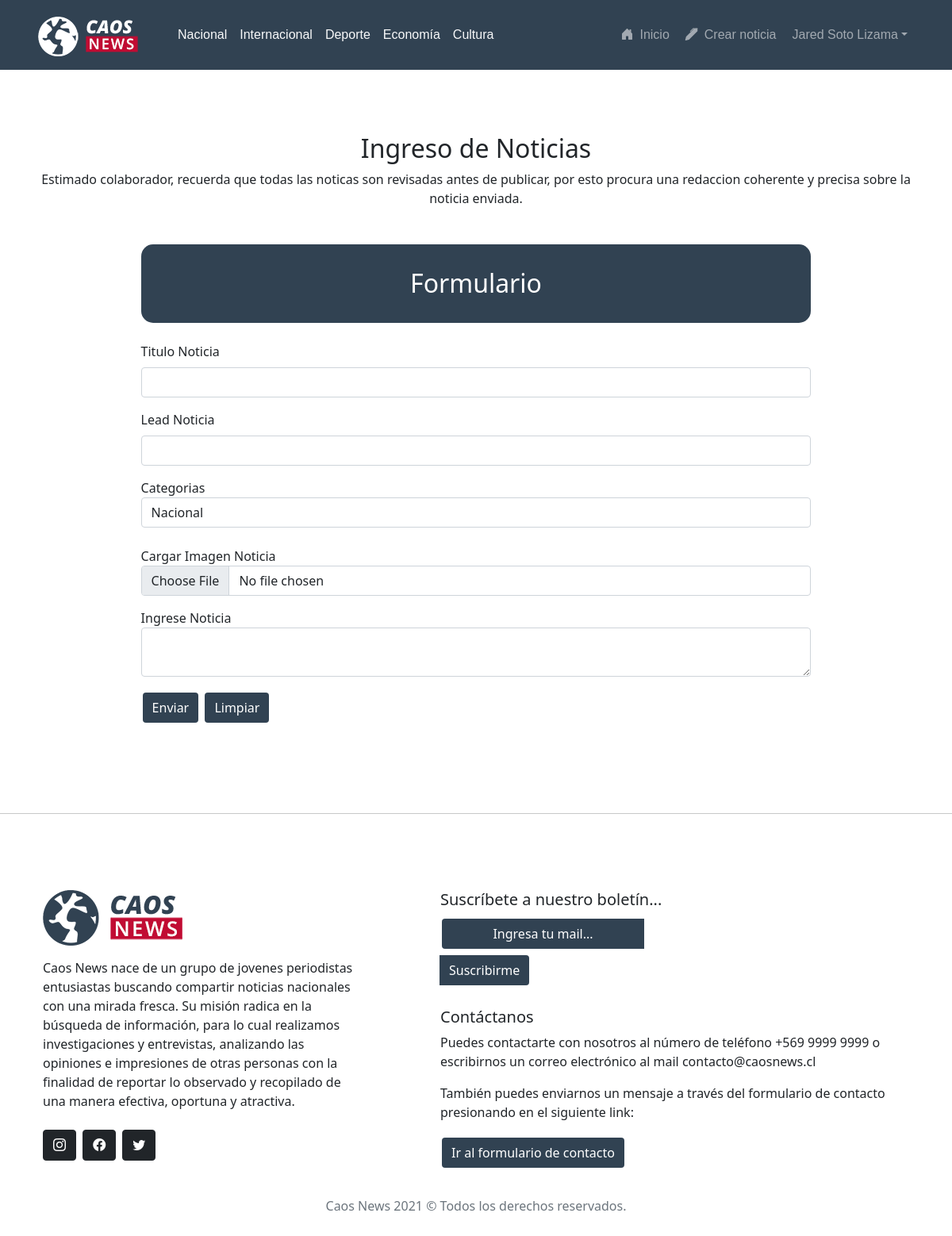
The page /formularionoticia/ (signed in) on the database its author committed.
### webCaosNews/models.py (models this page shows, shortened)
class Categoria(models.Model):
    id = models.CharField(primary_key=True, max_length=200)
    nombre = models.CharField(max_length=120)

### webCaosNews/views.py (the view, shortened to what this page needs)
# urls.py: path('formularionoticia/', views.formularioNoticia, name='formularioNoticia'),
@login_required(login_url='/login/')
def formularioNoticia(request):
    categorias = Categoria.objects.all()
    datos = {"cat":categorias}
    return render(request, "formularioNoticia.html", datos)

### webCaosNews/templates/formularioNoticia.html (shortened to what this page needs)
{% extends "base.html" %}
{% load static %}
{% block contenido %}
<div class="container mt-5 mb-5">
<br>
<section class="text-center mt-5" id="Bienvenida">
  <h2 class="mt-5">Ingreso de Noticias</h2>
  <p>Estimado colaborador, recuerda que todas las noticas son revisadas
      antes de publicar, por esto procura una redaccion coherente y precisa sobre la noticia enviada.</p>
</section>
<section id="formulario">
  <form class="form-registro" id="formu" action="{% url 'formularioNoticia' %}" enctype="multipart/form-data" method="post" onsubmit="return Formulario()">
    <h2 class="form-titulo">Formulario</h2>
    <div class="contenedor-input pt-3">
        <form>
              <div class="mb-3">
              <label for="Titulo" class="form-label">Titulo Noticia</label>
              <input type="text" name="txtTitulo" required minlength="20" pattern="{20,150}" class="form-control" aria-describedby="titulo" title="solo letras entre 3 a 45 caracteres" required>
            </div>
            <div class="mb-3">
              <label for="Subtitulo" class="form-label">Lead Noticia</label>
              <input type="text" name="txtLead" required minlength="20" pattern="{20,150}" class="form-control" id="sub" required>
            </div>
              <div class="mb-3">
                    <label for="Categorias">Categorias</label>
                    <select class="form-control" id="Cat" name="selCategoria" required>
                        {% for reg in cat %}
                        <option>{{reg.nombre}}</option>
                        {% endfor %}
                    </select>
              </div>
                <div class="mb-3 pt-2">
                    <label class="input" for="cimagen">Cargar Imagen Noticia</label>
                    <input type="file" class="form-control" id="cimagen" name="inputImagen">
                  </div>
            <div class="mb-3 mt-1">
                <span class="text">Ingrese Noticia</span>
                <textarea class="form-control" name="txtCuerpo" aria-label="CuerpoNoti" required minlength="1000" maxlength="3000" required></textarea>
              </div>
            <input class="btn-celeste" type="submit" value="Enviar">
            <input class="btn-celeste" type="reset" value="Limpiar">
            </div>
          </form>
    </div>
{% endblock contenido %}

### webCaosNews/templates/base.html (shortened to what this page needs)
{% load static %}
<!doctype html>
<html lang="es">
<head>
    <link rel="stylesheet" href="{% static 'css/estilos.css' %}">
    <link href="https://cdn.jsdelivr.net/npm/bootstrap@5.0.0-beta3/dist/css/bootstrap.min.css" rel="stylesheet">
    <link rel="stylesheet" href="https://cdn.jsdelivr.net/npm/bootstrap-icons@1.4.1/font/bootstrap-icons.css">
    <link rel="stylesheet" href="https://cdnjs.cloudflare.com/ajax/libs/toastr.js/latest/toastr.min.css">
</head>
<body>
    <nav class="navbar navbar-expand-lg fixed-top navbar-dark bg-celeste">
        <a class="navbar-brand ms-5 mt-2" href="{% url 'index' %}">
            <img src="{% static 'img/logoSmall.png' %}" class="d-inline-block mb-1" alt="">
        </a>
        <div class="collapse navbar-collapse" id="navbarCollapse">
            <ul class="nav me-auto ms-4 nav-expand-lg nav-dark bg-celeste">
                {% for reg in cat %}
                <li class="nav-item"><a href="{% url 'index' %}filtrocategoriaid/{{reg.nombre}}/#noticias" class="nav-link link-light px-2">{{reg.nombre}}</a></li>
                {% endfor %}
            </ul>
            <div>
                <ul class="navbar-nav nav-pills me-5 ms-5 mb-2 mb-md-0">
                    <li class="nav-item me-1">
                        <a class="nav-link" aria-current="page" href="{% url 'index' %}"><i class="bi bi-house-door-fill me-2"></i>Inicio</a>
                    </li>
                    {% if user.is_authenticated %}
                        <li class="nav-item me-1">
                            <a class="nav-link" href="{% url 'formularioNoticia' %}"><i class="bi bi-pen-fill me-2"></i>Crear noticia</a>
                        </li>
                        <li class="nav-item dropdown">
                            <a class="nav-link dropdown-toggle" data-bs-toggle="dropdown" href="#" role="button" aria-expanded="false">{{user.first_name}} {{user.last_name}}</a>
                        </li>
                    {% endif %}
                </ul>
            </div>
        </div>
    </nav>
    <main>
        {% block contenido %}
        {% endblock contenido %}
        <hr class="featurette-divider">
        <footer class="container">
            <div class="container pt-3">
                <div class="row">
                    <div class="col-5 pe-5">
                        <div class="row">
                            <div class="col-1">
                                <img src="{% static 'img/logoColor70px.png' %}" class="mb-3" alt="">
                            </div>
                        </div>
                        <p>Caos News nace de un grupo de jovenes periodistas entusiastas
                            buscando compartir noticias nacionales con una mirada fresca.
                            Su misión radica en la búsqueda de información, para lo cual
                            realizamos investigaciones y entrevistas, analizando las opiniones e
                            impresiones de otras personas con la finalidad de reportar lo observado
                            y recopilado de una manera efectiva, oportuna y atractiva.</p>
                        <div class="mt-4">
                            <button type="button" class="btn btn-dark"><i class="bi bi-instagram"></i></button>
                            <button type="button" class="ms-1 btn btn-dark"><i class="bi bi-facebook"></i></button>
                            <button type="button" class="ms-1 btn btn-dark"><i class="bi bi-twitter"></i></button>
                        </div>
                    </div>
                    <div class="col-7 ps-4">
                        <div class="container">
                            <div class="col-7">
                                <h5>Suscríbete a nuestro boletín...</h5>
                                <form class="input-group">
                                    <input type="email" required class="btn-celeste" placeholder="Ingresa tu mail...">
                                    <button type="submit" class="btn-celeste">Suscribirme</button>
                                </form>
                            </div>
                        </div>
                        <div class="container mt-4 mb-4">
                            <h5>Contáctanos</h5>
                            <p>Puedes contactarte con nosotros al número de teléfono +569 9999 9999 o escribirnos un
                                correo electrónico al mail contacto@caosnews.cl</p>
                            <p>También puedes enviarnos un mensaje a través del formulario de contacto presionando en el
                                siguiente link:</p>
                            <a href="#"><button type="button" data-bs-toggle="modal" data-bs-target="#modal3" class="btn-celeste">Ir al formulario de
                                    contacto</button></a>
                        </div>
                    </div>
                </div>
            </div>
            <div class="container mt-2">
                <p class="text-muted text-center">Caos News 2021 &copy; Todos los derechos reservados.</p>
            </div>
        </footer>
    </main>
</body>
</html>

### rows shown on the page
Categoria: nombre "Nacional"
Categoria: nombre "Internacional"
Categoria: nombre "Deporte"
Categoria: nombre "Economía"
Categoria: nombre "Cultura"

### other values the page prints
{{ user.first_name }} "Jared"
{{ user.last_name }} "Soto Lizama"
form field selCategoria "Nacional"
